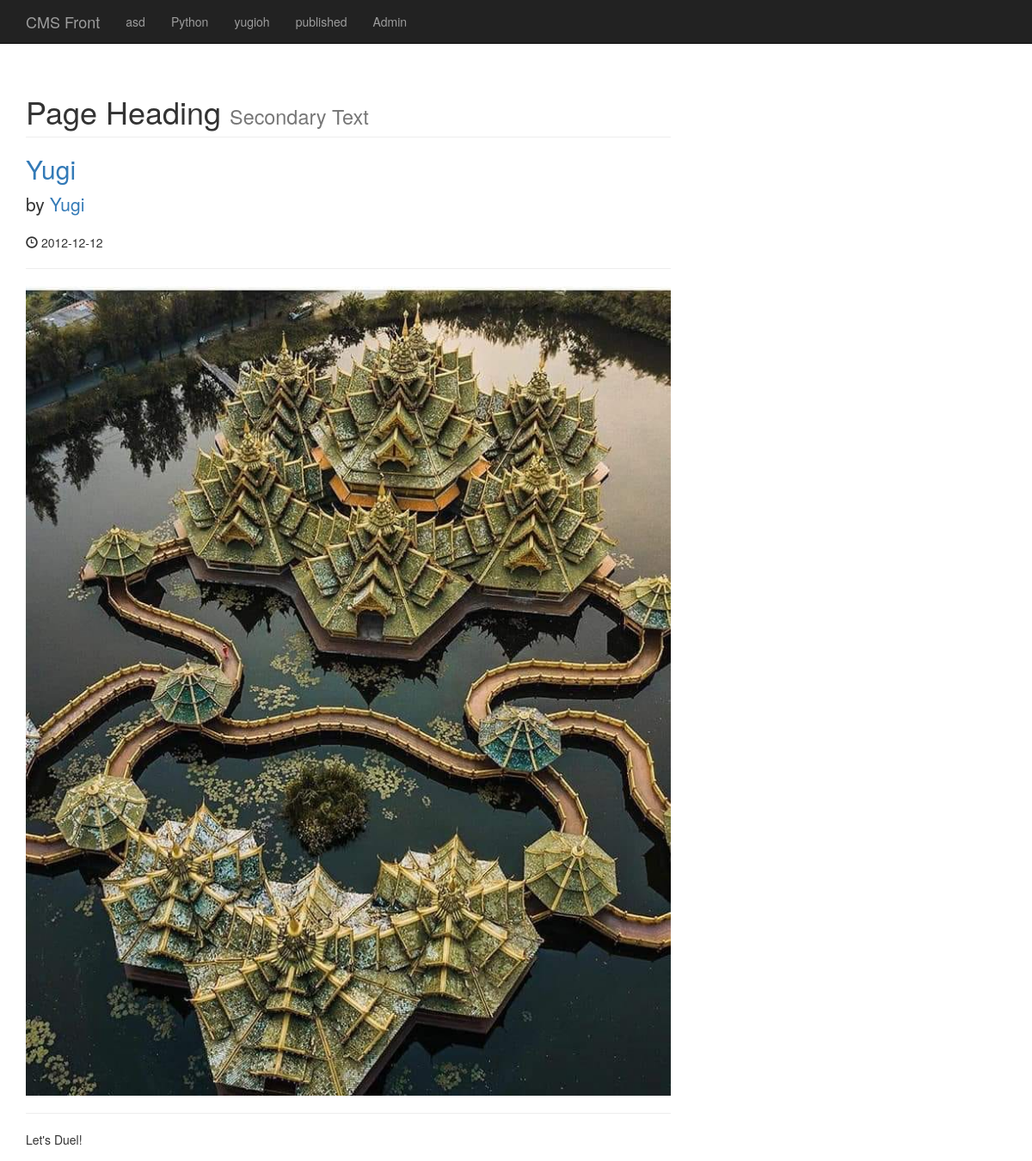
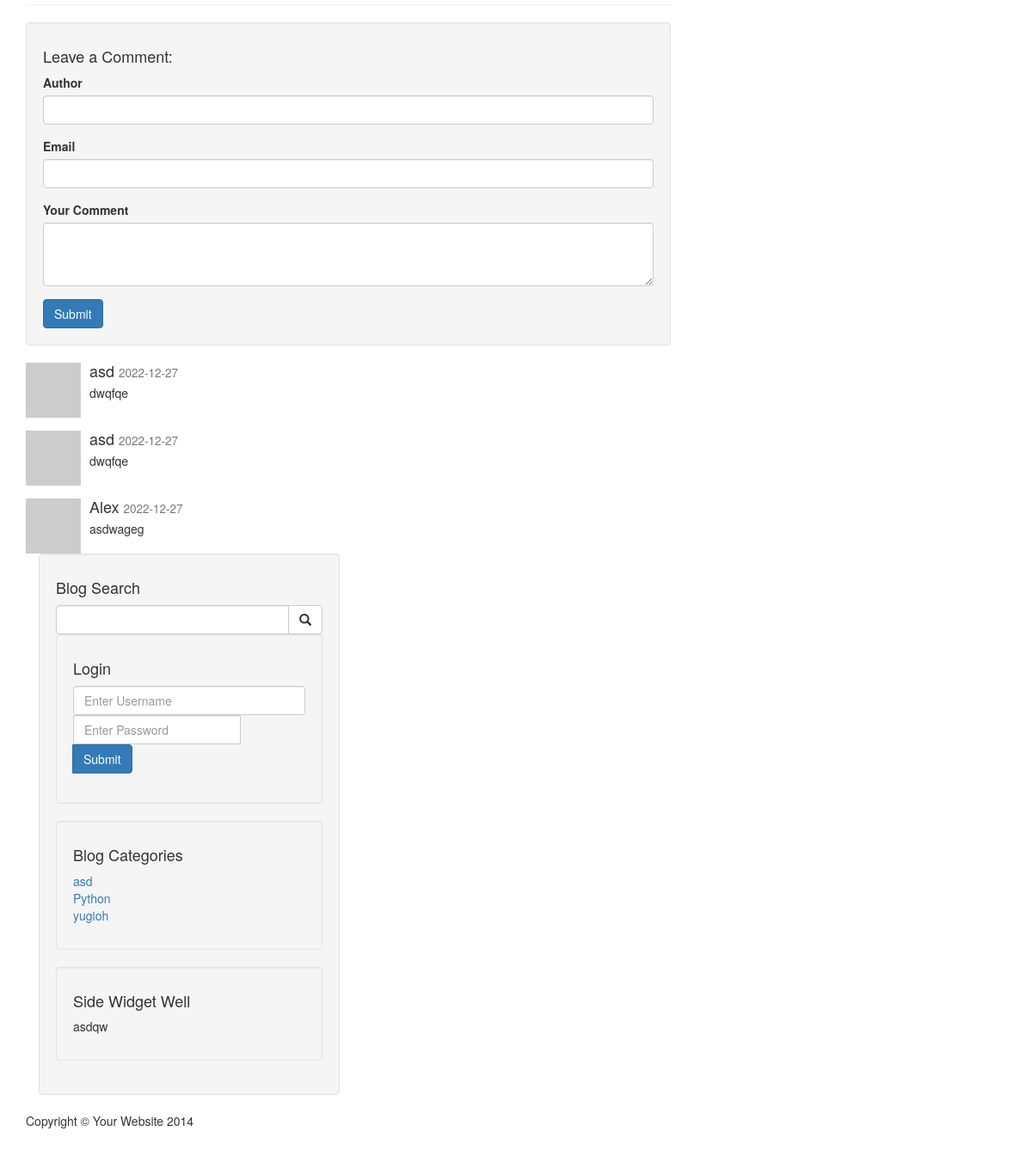
The app's page /post.php?p_id=3 with its own data (2 pictures, top to bottom).
### tables this page shows
CREATE TABLE `categories` (
  `cat_id` int(3) NOT NULL,
  `cat_title` varchar(255) NOT NULL
);

CREATE TABLE `posts` (
  `post_id` int(3) NOT NULL,
  `post_category_id` int(3) NOT NULL,
  `post_title` varchar(252) NOT NULL,
  `post_author` varchar(252) NOT NULL,
  `post_date` date NOT NULL,
  `post_image` text NOT NULL,
  `post_content` text NOT NULL,
  `post_tags` varchar(252) NOT NULL,
  `post_comment_count` varchar(255) NOT NULL,
  `post_status` varchar(252) NOT NULL DEFAULT 'draft'
);

CREATE TABLE `comments` (
  `comment_id` int(3) NOT NULL,
  `comment_post_id` int(3) NOT NULL,
  `comment_author` varchar(255) NOT NULL,
  `comment_email` varchar(255) NOT NULL,
  `comment_content` text NOT NULL,
  `comment_status` varchar(255) NOT NULL,
  `comment_date` date NOT NULL
);

### post.php (the view, shortened to what this page needs)
<?php
require_once "includes/header.php";
require_once "includes/db.php";
?>
    <?php
require_once "includes/navigation.php"
    ?>
    <div class="container">
        <div class="row">
            <div class="col-md-8">
        <?php
                if(isset($_GET['p_id'])) {
                    $the_post_id = $_GET['p_id'];
                }
            $query = "SELECT * FROM posts WHERE post_id = $the_post_id ";
            $select_all_posts_query = mysqli_query($connection, $query);
            while ($row = mysqli_fetch_assoc($select_all_posts_query)) {
                $post_author = $row['post_author'];
                $post_date = $row['post_date'];
                $post_image = $row['post_image'];
                $post_content = ($row['post_content']);
    ?>
<h1 class="page-header">
                    Page Heading
                    <small>Secondary Text</small>
                </h1>
                <h2>
                    <a href="index.php"><?php echo $post_author ?></a>
                </h2>
                <p class="lead">
                    by <a href="index.php"><?php echo $post_author ?></a>
                </p>
                <p><span class="glyphicon glyphicon-time"></span> <?php echo $post_date ?></p>
                <hr>
                <img class="img-responsive" src="images/<?php echo $post_image; ?>" alt="">
                <hr>
                <p><?php echo $post_content ?></p>
                <hr>
<?php  }  ?>
                <div class="well">
                    <h4>Leave a Comment:</h4>
                    <form action="" method="post" role="form">
                            <div class="form-group">
                                <label for="author">Author</label>
                                <input type="text" name="comment_author" class="form-control" name="comment_author">
                            </div>
                            <div class="form-group">
                            <label for="email">Email</label>
                                <input type="email" name="comment_email" class="form-control" name="comment_email">
                            </div>
                        <div class="form-group">
                            <label for="comment">Your Comment</label>
                            <textarea name="comment_content" class="form-control" rows="3"></textarea>
                        </div>
                        <button type="submit" name="create_comment" class="btn btn-primary">Submit</button>
                    </form>
                </div>
                <?php
                $query = "SELECT * FROM comments WHERE comment_post_id = {$the_post_id} ";
                $query .= "AND comment_status = 'approved' ";
                $query .= "ORDER BY comment_id DESC";
                $select_comment_query = mysqli_query($connection,$query);
                    while ($row = mysqli_fetch_array($select_comment_query)) {
                        $comment_date = $row['comment_date'];
                        $comment_content = $row['comment_content'];
                        $comment_author = $row['comment_author'];
                ?>
                    <div class="media">
                    <a class="pull-left" href="#">
                        <img class="media-object" src="http://placehold.it/64x64" alt="">
                    </a>
                    <div class="media-body">
                        <h4 class="media-heading"><?php echo $comment_author; ?>
                            <small><?php echo $comment_date; ?></small>
                        </h4>
                        <?php echo $comment_content; ?>
                    </div>
                </div>
                    <?php } ?>
            </div>
            </div>
<?php   require_once "includes/sidebar.php"  ?>
    <?php
require_once "includes/footer.php"
?>

### includes/header.php (shortened to what this page needs)
<!DOCTYPE html>
<html lang="en">
<head>
    <link href="css/bootstrap.min.css" rel="stylesheet">
    <link href="css/blog-home.css" rel="stylesheet">
</head>
<body>

### includes/navigation.php (shortened to what this page needs)
<nav class="navbar navbar-inverse navbar-fixed-top" role="navigation">
        <div class="container">
            <div class="navbar-header">
                <a class="navbar-brand" href="index.php">CMS Front</a>
            </div>
            <div class="collapse navbar-collapse" id="bs-example-navbar-collapse-1">
                <ul class="nav navbar-nav">
<?php
$query = "SELECT * FROM categories";
$select_all_categories_query = mysqli_query($connection, $query);
while($row = mysqli_fetch_assoc($select_all_categories_query)){
   $cat_title = $row['cat_title'];
        echo "<li><a href='#'>{$cat_title}</a></li>";
}
?>
    <li>
        <a href="Admin">Admin</a>
    </li>
            </ul>
        </div>
</nav>

### includes/sidebar.php
  <div class="col-md-4">
<div class="well">
    <h4>Blog Search</h4>
    <form action="search.php" method="post">
    <div class="input-group">
        <input name="search" type="text" class="form-control">
        <span class="input-group-btn">
            <button name="submit" class="btn btn-default" type="submit">
                <span class="glyphicon glyphicon-search"></span>
        </button>
        </span>
</form>
    </div>
<div class="well">
    <h4>Login</h4>
    <form action="includes/login.php" method="post">
    <div class="form-group">
        <input name="username" type="text" class="form-control" placeholder="Enter Username">
        <div class="input-group">
        <input name="password" type="password" class="form-control" placeholder="Enter Password">
        </div>
        <span class="input-group-btn">
            <button class="btn btn-primary" name="login" type="submit">Submit</button>
        </span>
</form>
    </div>
</div>
<div class="well">
<?php
$query = "SELECT * FROM categories LIMIT 3";
$select_categories_sidebar = mysqli_query($connection, $query);
?>
    <h4>Blog Categories</h4>
    <div class="row">
        <div class="col-lg-12">
            <ul class="list-unstyled">
            <?php
        while($row = mysqli_fetch_assoc($select_categories_sidebar )){
        $cat_title = $row['cat_title'];
        $cat_id = $row['cat_id'];
        echo "<li><a href='category.php?category=$cat_id'>{$cat_title}</a></li>";
 }
            ?>
            </ul>
        </div>
    </div>
</div>
<?php
include"widget.php";
?>
</div>

### includes/widget.php
<div class="well">
    <h4>Side Widget Well</h4>
    <p>asdqw</p>
</div>

### includes/footer.php (shortened to what this page needs)
    <footer>
            <div class="row">
                <div class="col-lg-12">
                    <p>Copyright &copy; Your Website 2014</p>
                </div>
            </div>
        </footer>
</body>
</html>

### css/blog-home.css (style rules this page uses)
body { padding-top: 70px; }
footer { margin: 50px 0; }

### records on screen
categories: cat_title "asd"
categories: cat_title "Python"
categories: cat_title "yugioh"
categories: cat_title "published"
posts: post_author "Yugi", post_date "2012-12-12", post_image (picture), post_content "Let's Duel!"
comments: comment_author "asd", comment_date "2022-12-27", comment_content "dwqfqe"
comments: comment_author "asd", comment_date "2022-12-27", comment_content "dwqfqe"
comments: comment_author "Alex", comment_date "2022-12-27", comment_content "asdwageg"
